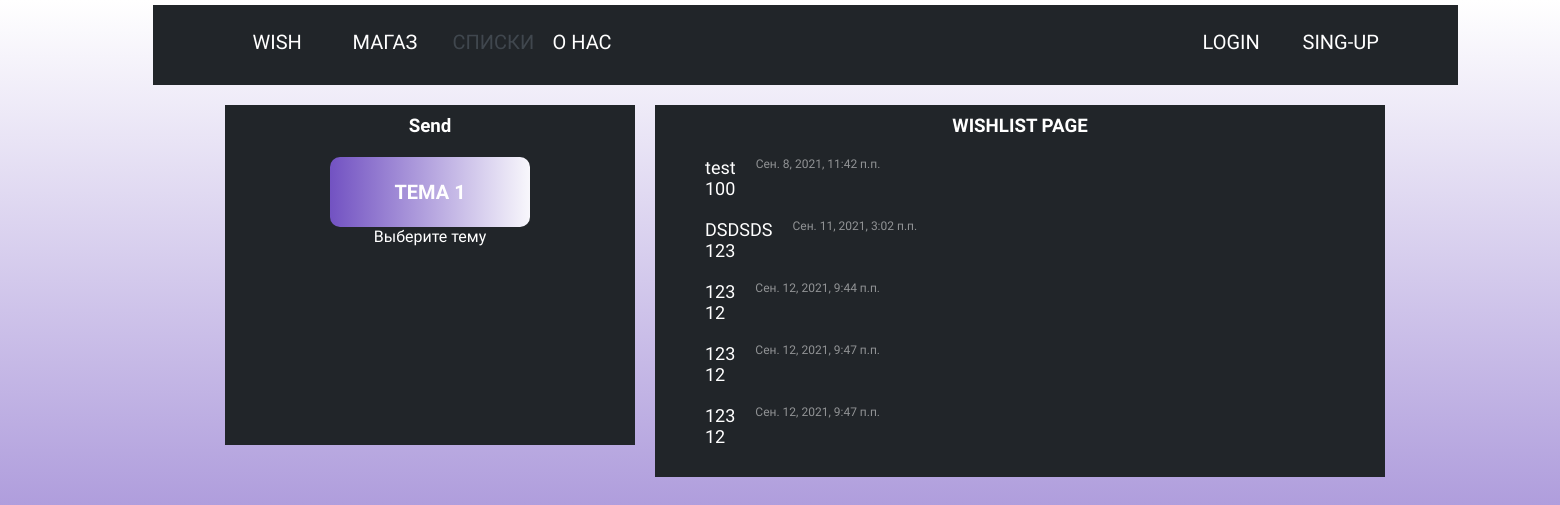
The page /feedback/1/ on the database its author committed.
### main/models.py (models this page shows, shortened)
class Product(models.Model):
	title = models.CharField(max_length=120)
	link = models.URLField()
	price = models.IntegerField()
	create_at = models.DateTimeField(
		auto_now_add=True,
		auto_created=True
	)

### main/views.py (the view)
# urls.py: path('feedback', views.feedback_base),
def feedback(request, pk):
	wishlist = get_object_or_404(WishList, pk=pk)
	if request.method == 'POST':
		form = ProductForm(request.POST)
		instance_product = form.save()
		wishlist.product.add(instance_product)
		wishlist.save()
	elif request.method == 'GET':
		form = ProductForm()
	return render(
		request,
		'main/feedback.html',
		{
			'wishlist': wishlist,
			"is_owner_list": wishlist.owner == request.user,
			'form': form
		}
	)

### main/templates/main/feedback.html (shortened to what this page needs)
{% extends 'main/base.html' %}
{% load static %}
{% block class_color_wish %}class='color_white'{% endblock %}
{% block class_color_store %}class='color_white'{% endblock %}
{% block class_color_feedback %}class='color_main_theme_light'{% endblock %}
{% block class_color_about %}class='color_white'{% endblock %}
{% block content_page %}
	<div class="feedback_main_content">
		<div class="comment_container_send">
			<h3 class="color_white text_center">Send</h3>
            <form action="/feedback/1">
                <button class="BTN_theme" type="submit">Тема 1</button>
            </form>
			{% if not is_owner_list %}
				<p class="text_center color_white">Выберите тему</p>
			{% endif %}
		</div>
		<div class="comment_container_all">
			<h3 class="text_center color_white">WISHLIST PAGE</h3>
			{% if wishlist %}
				{% for product in wishlist.product.all %}
					<div class="comment_container">
						<div class="comment_container_title">
							<a href="{{ product.link }}" class="color_white none_">{{ product.title }}</a>
							<p class="time_comment">{{ product.create_at }}</p>
						</div>
						<p class="color_white">{{ product.price }}</p>
					</div>
				{% endfor %}
			{% else %}
				<div class="comment_container_none_sand ">
					<br><br>
					<p class="color_white text_center"> У нас пока нет записей!</p>
				</div>
			{% endif %}
		</div>
	</div>
{% endblock %}

### main/static/css/style.css (style rules this page uses)
* { font-family: "Oswald", sans-serif; margin: 0; padding: 0; }
body { background: #212529; }
.color_white { color: white; }
.text_center { text-align: center; }
.feedback_main_content { display: flex; height: auto; background: none; width: 1200px; margin: auto; }
.comment_container_all { padding-top: 10px; padding-bottom: 30px; margin-top: 20px; margin-left: 20px; margin-right: 20px; background: #212529; }
.comment_container { width: 650px; margin-top: 20px; padding-left: 50px; padding-right: 30px; background: #212529; font-size: 18px; }
.comment_container_title { display: flex; }
.comment_container_send { height: 300px; width: 500px; padding-top: 10px; padding-bottom: 30px; margin-top: 20px; margin-left: 20px; background: #212529; text-align: center; }
.time_comment { color: white; font-size: 12px; margin-left: 20px; opacity: .5; }
.none_ { text-decoration: none; }
.BTN_theme { display: block; border: none; margin: auto; margin-top: 20px; background: linear-gradient(to right, #7252C2,#F8F7FC); border-radius: 10px; padding: 20px; color: white; outline: none; width:200px; height: 70px; font-size: 20px; text-transform: uppercase; font-weight: bold; cursor: pointer; }

### rows shown on the page
Product: title "test", create_at "Сен. 8, 2021, 11:42 п.п.", price "100"
Product: title "DSDSDS", create_at "Сен. 11, 2021, 3:02 п.п.", price "123"
Product: title "123", create_at "Сен. 12, 2021, 9:44 п.п.", price "12"
Product: title "123", create_at "Сен. 12, 2021, 9:47 п.п.", price "12"
Product: title "123", create_at "Сен. 12, 2021, 9:47 п.п.", price "12"
